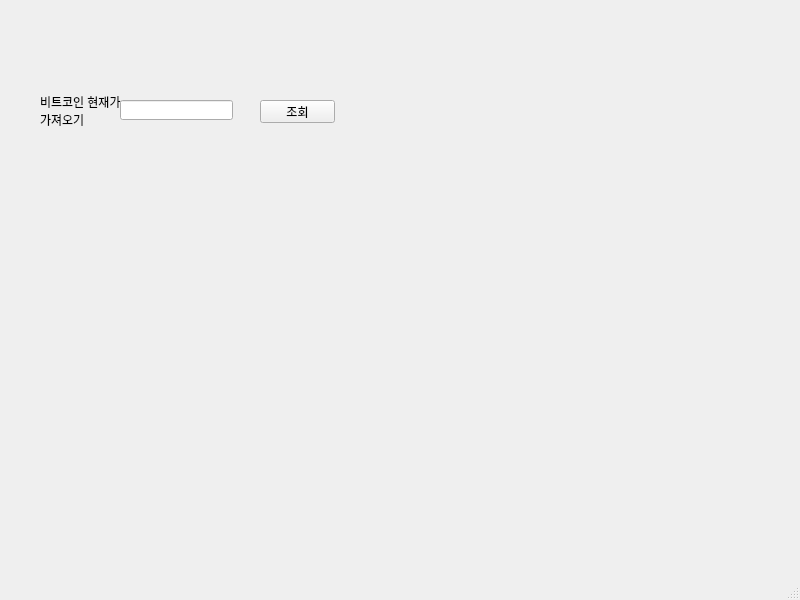
<?xml version="1.0" encoding="UTF-8"?>
<ui version="4.0">
 <class>MainWindow</class>
 <widget class="QMainWindow" name="MainWindow">
  <property name="geometry">
   <rect>
    <x>0</x>
    <y>0</y>
    <width>800</width>
    <height>600</height>
   </rect>
  </property>
  <property name="windowTitle">
   <string>MainWindow</string>
  </property>
  <widget class="QWidget" name="centralwidget">
   <widget class="QLabel" name="label">
    <property name="geometry">
     <rect>
      <x>40</x>
      <y>80</y>
      <width>81</width>
      <height>61</height>
     </rect>
    </property>
    <property name="maximumSize">
     <size>
      <width>151</width>
      <height>16777215</height>
     </size>
    </property>
    <property name="lineWidth">
     <number>0</number>
    </property>
    <property name="midLineWidth">
     <number>0</number>
    </property>
    <property name="text">
     <string>비트코인 현재가 가져오기</string>
    </property>
    <property name="wordWrap">
     <bool>true</bool>
    </property>
   </widget>
   <widget class="QLineEdit" name="lineEdit">
    <property name="geometry">
     <rect>
      <x>120</x>
      <y>100</y>
      <width>113</width>
      <height>20</height>
     </rect>
    </property>
   </widget>
   <widget class="QPushButton" name="pushButton">
    <property name="geometry">
     <rect>
      <x>260</x>
      <y>100</y>
      <width>75</width>
      <height>23</height>
     </rect>
    </property>
    <property name="text">
     <string>조회</string>
    </property>
   </widget>
  </widget>
  <widget class="QMenuBar" name="menubar">
   <property name="geometry">
    <rect>
     <x>0</x>
     <y>0</y>
     <width>800</width>
     <height>21</height>
    </rect>
   </property>
  </widget>
  <widget class="QStatusBar" name="statusbar"/>
 </widget>
 <resources/>
 <connections/>
</ui>
